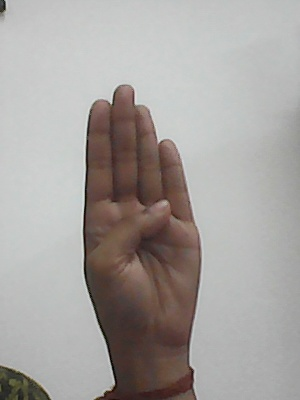
#> input picture data/train/B/10.jpg, 300 x 400 px, found by its file name
$ jupyter execute --allow-errors preprocessing.ipynb
#> lines starting #> are read from the running program, lines starting #| are printed output that depends on the picture
[cell 1]
import numpy as np
import cv2
import os
import csv
from image_processing import func
if not os.path.exists("data2"):
    os.makedirs("data2")
if not os.path.exists("data2/train"):
    os.makedirs("dataluv/train")
if not os.path.exists("data2/test"):
    os.makedirs("data2/test")
path="train"
path1 = "data2"
a=['label']

for i in range(64*64):
    a.append("pixel"+str(i))
#> `img = cv2.imread(actual_path, 0)`:
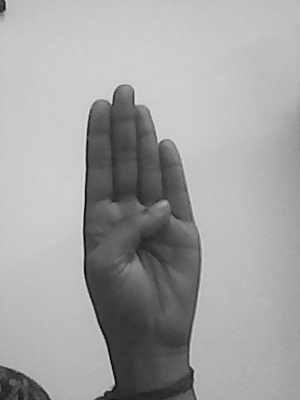
#> img: shape (400, 300); min 1, max 225, mean 162.7


#outputLine = a.tolist()


label=0
var = 0
c1 = 0
c2 = 0

#> (the rest of this cell did not finish here and is left out)


$ run again, on data/train/B/103.jpg
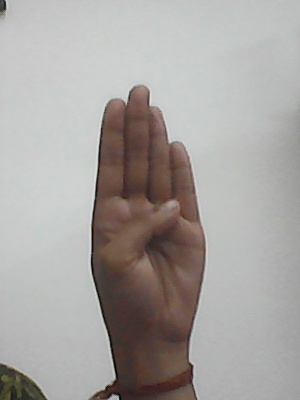
#> input picture data/train/B/103.jpg, 300 x 400 px, found by its file name
#> `img = cv2.imread(actual_path, 0)`:
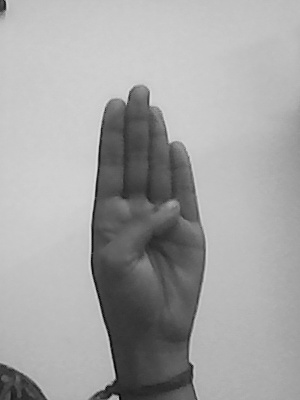
#> img: shape (400, 300); min 1, max 224, mean 163.9
